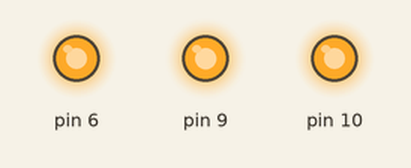
Simulated run of this sketch. Board: Arduino Uno, built with avr-gcc and run on an emulated ATmega328P. On the bench: output pins drawn as LEDs (lit = HIGH).

Above: at 0.1 s.
Timing chart, 0 to 1.6 s (numbered marks = the images above):
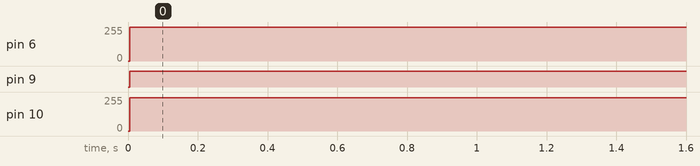

Measured:
- by itself, pin 6: 0/255 → 252/255 at 0.00 s
- by itself, pin 9: LOW → HIGH at 0.00 s
- by itself, pin 10: 0/255 → 251/255 at 0.00 s

The sketch:

rgb_example.ino
```cpp
/*
  RGBLedExample
  Example for the RGBLED Library
  Created by Bret Stateham, November 13, 2014
  You can get the latest version from http://github.com/BretStateham/RGBLED
*/
#include <TimeLib.h>
#include <RGBLED.h>
#include "color_per_hr.h"
//#define ARD_DEBUG

void setRGB();
void ard_debug();
void digitalClockDisplay();
void printDigits(int digits);

// Declare an RGBLED instanced named rgbLed
// Red, Green and Blue LED legs are connected to PWM pins 11,9 & 6 respectively
// In this example, we have a COMMON_ANODE LED, use COMMON_CATHODE otherwise
RGBLED rgbLed(10,9,6,COMMON_ANODE); // Shared VDD
int r,g,b;

void setup() {
   // Set Predefined time
   //setTime(hours, minutes, seconds, days, months, years);
   setTime(19, 0, 0, 1, 1, 2018);

#ifdef ARD_DEBUG
  //Initialize Serial communications
  Serial.begin(115200);
  Serial.println("RGB clock started");
#endif
}


char c = 0;
void loop() {
if (minute() == 0 && second() == 0) {
   setRGB();
}

#ifdef ARD_DEBUG
ard_debug();
digitalClockDisplay();
rgbLed.writeRGB(r, g, b);
delay(100);
#else
delay(1000);
#endif

}

void setRGB(){
   r=hr_to_rgb[hour()].Red;
   g=hr_to_rgb[hour()].Green;
   b=hr_to_rgb[hour()].Blue;
   rgbLed.writeRGB(r, g, b);
}

void ard_debug() {
   if (Serial.available() > 0) {
      c = Serial.read();

      switch(c) {
         case 'u':
            adjustTime(-60*60); // Add 1/2 HR to clock
            setRGB();
            break;
         case 'U':
            adjustTime(60*60); // Add 1/2 HR to clock
            setRGB();
            break;
         case 'r':
            if (r > 0) r--;
            break;
         case 'R':
            if (r < 255) r++;
            break;
         case 'g':
            if (g > 0) g--;
            break;
         case 'G':
            if (g < 255) g++;
            break;
         case 'b':
            if (b > 0) b--;
            break;
         case 'B':
            if (b < 255) b++;
            break;
      }
   }
}

void digitalClockDisplay() {
  // digital clock display of the time
  Serial.print(hour());
  printDigits(minute());
  printDigits(second());
  Serial.print(" ");
//    Serial.print(dayStr(weekday()));
//   Serial.print(dayShortStr(weekday()));
//  Serial.print(" ");
//  Serial.print(day());
//  Serial.print(" ");
//     Serial.print(monthStr(month()));
//     Serial.print(monthShortStr(month()));
//  Serial.print(" ");
//  Serial.print(year());
//  Serial.println();
   Serial.print("RGB Color: Red ");
   Serial.print(r);
   Serial.print(", Green ");
   Serial.print(g);
   Serial.print(", Blue ");
   Serial.println(b);
}

void printDigits(int digits) {
  // utility function for digital clock display: prints preceding colon and leading 0
  Serial.print(":");
  if(digits < 10)
    Serial.print('0');
  Serial.print(digits);
}
```

color_per_hr.h
```cpp
typedef struct
{
    int Red;
    int Green;
    int Blue;
}
RgbColor;

const RgbColor hr_to_rgb[] =
{
   {182,51,90}, // 00
   {199,80,70},   // 01
   {235,55,35},   // 02
   {255,127,39},   // 03
   {255,201,14},   // 04
   {238,181,60},   // 05
   {255,252,185},   // 06
   {255,255,255},   // 07
   {0,0,0},   // 08
   {0,0,0},   // 09
   {0,0,0},   // 10
   {0,0,0},   // 11
   {0,0,0},   // 12
   {0,0,0},   // 13
   {0,0,0},   // 14
   {0,0,0},   // 15
   {0,0,0},   // 16
   {0,0,0},   // 17
   {0,0,0},   // 18
   {4,0,3},   // 19    {26,7,15},
   {19,102,44},   // 20
   {46,55,171},   // 21
   {84,34,72},   // 22
   {140,51,90}    // 23
};
```
